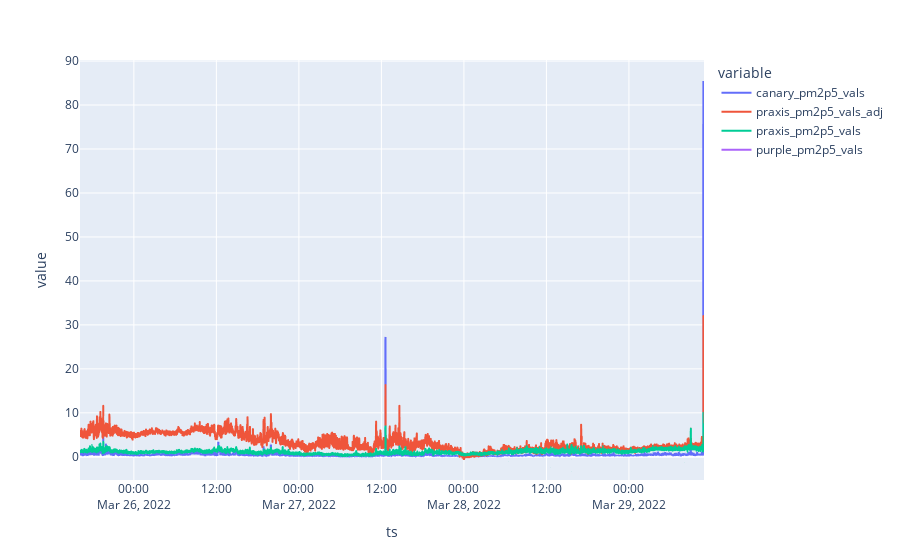

The notebook cell saved with this chart:
### Code cell
# fig = comb_df[['canary_pm2p5_vals', 'praxis_pm2p5_vals_adj', 'praxis_pm2p5_vals', 'purple_pm2p5_vals', 'piera7100_pm2p5_vals']].plot();
fig = comb_df[['canary_pm2p5_vals', 'praxis_pm2p5_vals_adj', 'praxis_pm2p5_vals', 'purple_pm2p5_vals']].plot();
fig.show()

### Figure 1 — Plotly figure (JSON) as saved in the notebook; plotly's stock layout.template omitted (floating-point values rounded to 4 significant figures; data arrays with more than 128 entries replaced by an {"elided": "..."} marker saying what was removed)
{"data": [{"hovertemplate": "variable=canary_pm2p5_vals<br>ts=%{x}<br>value=%{y}<extra></extra>", "legendgroup": "canary_pm2p5_vals", "line": {"color": "#636efa", "dash": "solid"}, "marker": {"symbol": "circle"}, "mode": "lines", "name": "canary_pm2p5_vals", "showlegend": true, "type": "scattergl", "x": {"elided": "5446 str values"}, "xaxis": "x", "y": {"elided": "5446 float values"}, "yaxis": "y"}, {"hovertemplate": "variable=praxis_pm2p5_vals_adj<br>ts=%{x}<br>value=%{y}<extra></extra>", "legendgroup": "praxis_pm2p5_vals_adj", "line": {"color": "#EF553B", "dash": "solid"}, "marker": {"symbol": "circle"}, "mode": "lines", "name": "praxis_pm2p5_vals_adj", "showlegend": true, "type": "scattergl", "x": {"elided": "5446 str values"}, "xaxis": "x", "y": {"elided": "5446 float values"}, "yaxis": "y"}, {"hovertemplate": "variable=praxis_pm2p5_vals<br>ts=%{x}<br>value=%{y}<extra></extra>", "legendgroup": "praxis_pm2p5_vals", "line": {"color": "#00cc96", "dash": "solid"}, "marker": {"symbol": "circle"}, "mode": "lines", "name": "praxis_pm2p5_vals", "showlegend": true, "type": "scattergl", "x": {"elided": "5446 str values"}, "xaxis": "x", "y": {"elided": "5446 float values"}, "yaxis": "y"}, {"hovertemplate": "variable=purple_pm2p5_vals<br>ts=%{x}<br>value=%{y}<extra></extra>", "legendgroup": "purple_pm2p5_vals", "line": {"color": "#ab63fa", "dash": "solid"}, "marker": {"symbol": "circle"}, "mode": "lines", "name": "purple_pm2p5_vals", "showlegend": true, "type": "scattergl", "x": {"elided": "5446 str values"}, "xaxis": "x", "y": {"elided": "5446 null values"}, "yaxis": "y"}], "layout": {"legend": {"title": {"text": "variable"}, "tracegroupgap": 0}, "margin": {"t": 60}, "xaxis": {"anchor": "y", "domain": [0, 1], "title": {"text": "ts"}}, "yaxis": {"anchor": "x", "domain": [0, 1], "title": {"text": "value"}}}}
